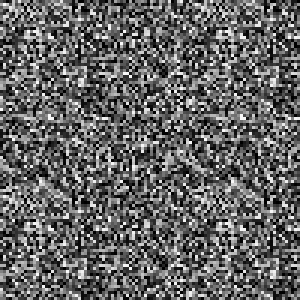
#> input picture tests/baselines/exp/krita/exp__krita__conv__linearHeight__d10_s100_b0_c0.png, 100 x 100 px (shown 3 times larger)
$ python -i feel_compare.py   (imports and definitions only)
#> lines starting #> are read from the running program, lines starting #| are printed output that depends on the picture
# -*- coding: utf-8 -*-
"""手感曲线偏差判定（任务 14）。

两条曲线：
- width：像素单位；偏差用相对值 width_dev = max(|w_a - w_b| / max(w_b, 1))，无量纲（0..1）；
- opacity：**0..1 尺度**；偏差 opacity_dev = max(|o_a - o_b|)，单位就是 0..1。

阈值（写死，单位在常量名里标明）：
- WIDTH_DEV_THRESHOLD = 0.05   → 宽度相对偏差 < 5%
- OPACITY_DEV_THRESHOLD_01 = 0.05 → 不透明度偏差 < 0.05（0..1 尺度，即满量程 5%）
  换算到 0..255 尺度：0.05 × 255 = 12.75；任务书里「按 0..255 尺度则 <5/255≈2%」的口径写成
  「0..255 尺度下 5 个灰阶 ≈ 1.96%」，本实现按用户需求「<5%」取 5% 满量程，并在文档与本模块常量名里
  明确写清是 0..1 尺度（避免两处阈值含义打架）。

判定：两条偏差同时达标 → 合格；否则不合格。
"""

import json
import os

from PIL import Image

WIDTH_DEV_THRESHOLD = 0.05        # 宽度相对偏差上限（无量纲，0..1；×100 即百分比）
OPACITY_DEV_THRESHOLD_01 = 0.05   # 不透明度偏差上限（0..1 尺度；= 12.75/255）
OPACITY_DEV_THRESHOLD_255 = OPACITY_DEV_THRESHOLD_01 * 255.0  # 仅用于打印换算，不参与判定


# [46 lines left out: functions width_deviation, opacity_deviation, compare_curves, not called in this run]


def stretch_image_horizontally(src_path, dst_path, factor=1.10):
    """把图片内容横向拉伸 factor 倍，再居中裁回原画布尺寸。

    为什么裁回原尺寸：手感曲线按「画布归一化横坐标」采样；若只把画布变宽，笔迹占画布的比例不变，
    曲线会完全重合，检测不出横向形变。裁回原尺寸后，笔迹在同一坐标网格里变长，宽度曲线会错位，
    因此能如实判出「形变不合格」。本函数只用于验收演示与单测，不参与正常基线生成。
    """
#> called with dst_path = 'out.png', factor = 1.1
    with Image.open(src_path) as im:
#> im is the input picture: PIL image 100x100 RGBA; mean R, G, B, A 0, 0, 0, 155.1
        rgba = im.convert("RGBA")
        width, height = rgba.size
#> width = 100; height = 100
        stretched = rgba.resize((max(1, int(round(width * float(factor)))), height), Image.BILINEAR)
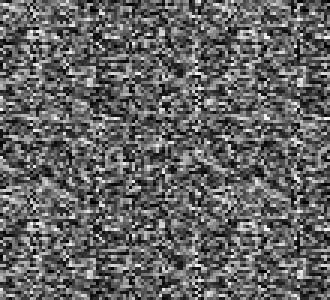
#> stretched: PIL image 110x100 RGBA (shown 3 times larger); mean R, G, B, A 0, 0, 0, 155.1; transparent parts drawn white
        left = (stretched.width - width) // 2
#> left = 5
        cropped = stretched.crop((left, 0, left + width, height))
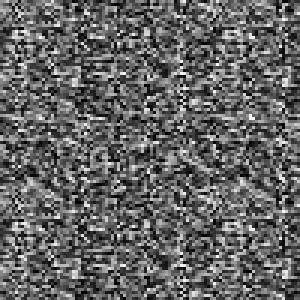
#> cropped: PIL image 100x100 RGBA (shown 3 times larger); mean R, G, B, A 0, 0, 0, 154.7; transparent parts drawn white
        cropped.save(dst_path, "PNG")
    return dst_path


# [18 lines left out: function _main, not called in this run]


# [2 lines not run here, left out]

>>> result = stretch_image_horizontally('../tests/baselines/exp/krita/exp__krita__conv__linearHeight__d10_s100_b0_c0.png', 'out.png')

$ run again, on tests/baselines/exp/krita/exp__krita__conv__linearHeight__d10_s200_b0_c0.png
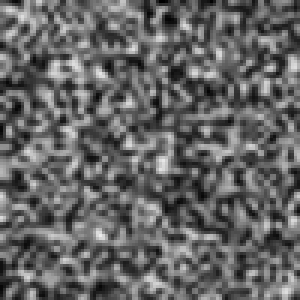
#> input picture tests/baselines/exp/krita/exp__krita__conv__linearHeight__d10_s200_b0_c0.png, 100 x 100 px (shown 3 times larger)
#> in stretch_image_horizontally, im is the input picture: PIL image 100x100 RGBA; mean R, G, B, A 0, 0, 0, 154.4
#> in stretch_image_horizontally, `stretched = rgba.resize((max(1, int(round(width * float(factor)))), he..`:
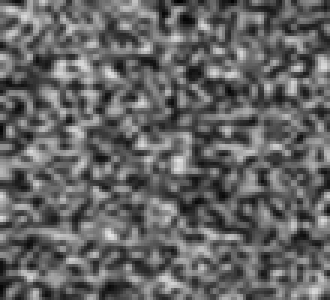
#> stretched: PIL image 110x100 RGBA (shown 3 times larger); mean R, G, B, A 0, 0, 0, 154.4; transparent parts drawn white
#> in stretch_image_horizontally, `cropped = stretched.crop((left, 0, left + width, height))`:
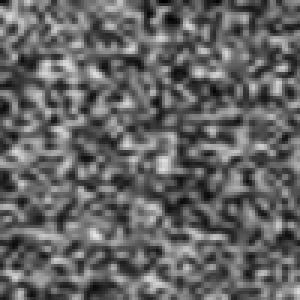
#> cropped: PIL image 100x100 RGBA (shown 3 times larger); mean R, G, B, A 0, 0, 0, 154.6; transparent parts drawn white

$ run again, on tests/baselines/exp/krita/exp__krita__conv__multiply__d100_s100_b-50_c0.png
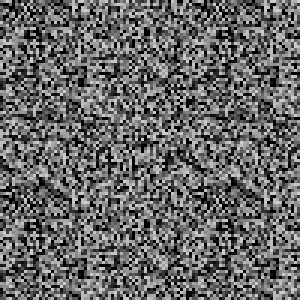
#> input picture tests/baselines/exp/krita/exp__krita__conv__multiply__d100_s100_b-50_c0.png, 100 x 100 px (shown 3 times larger)
#> in stretch_image_horizontally, im is the input picture: PIL image 100x100 RGBA; mean R, G, B, A 0, 0, 0, 152.6
#> in stretch_image_horizontally, `stretched = rgba.resize((max(1, int(round(width * float(factor)))), he..`:
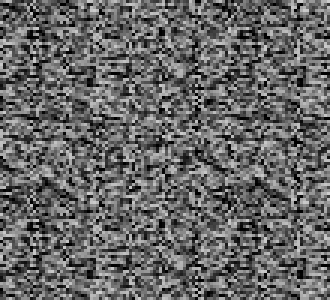
#> stretched: PIL image 110x100 RGBA (shown 3 times larger); mean R, G, B, A 0, 0, 0, 152.6; transparent parts drawn white
#> in stretch_image_horizontally, `cropped = stretched.crop((left, 0, left + width, height))`:
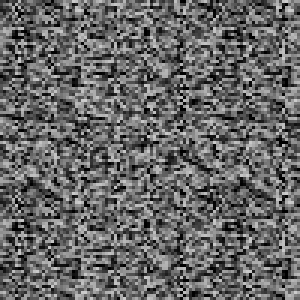
#> cropped: PIL image 100x100 RGBA (shown 3 times larger); mean R, G, B, A 0, 0, 0, 153; transparent parts drawn white
